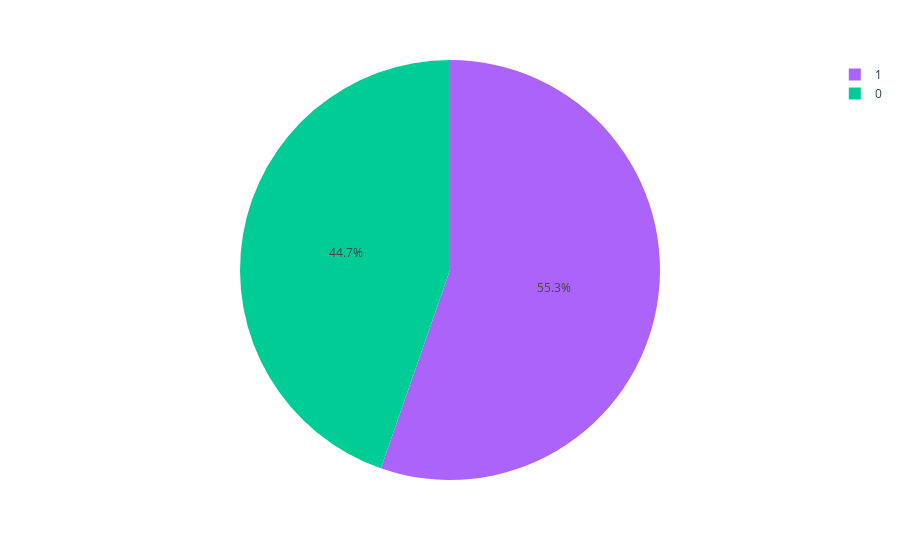

The code cell stored with this chart in its notebook:
### Markdown cell above
# Heart Disease Rate Analysis

### Code cell
import plotly.express as px

fig = px.pie(new,names='HeartDisease',color='HeartDisease',
             color_discrete_map={'Yes':'red',
                                 'No':'green'})
fig.show()

### Figure 1 — Plotly figure (JSON) as saved in the notebook; plotly's stock layout.template omitted (floating-point values rounded to 4 significant figures; data arrays with more than 128 entries replaced by an {"elided": "..."} marker saying what was removed)
{"data": [{"customdata": {"elided": "918x1 int values"}, "domain": {"x": [0, 1], "y": [0, 1]}, "hovertemplate": "HeartDisease=%{customdata[0]}<extra></extra>", "labels": {"elided": "918 int values"}, "legendgroup": "", "marker": {"colors": {"elided": "918 str values"}}, "name": "", "showlegend": true, "type": "pie"}], "layout": {"legend": {"tracegroupgap": 0}, "margin": {"t": 60}}}
